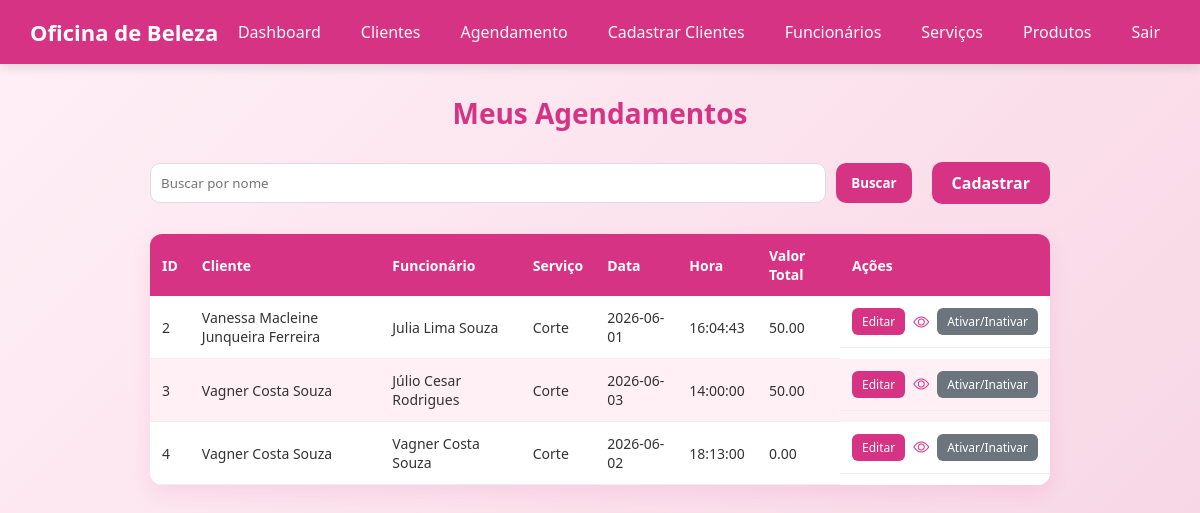
The page /agendamento-lista.php on the database as committed earlier.
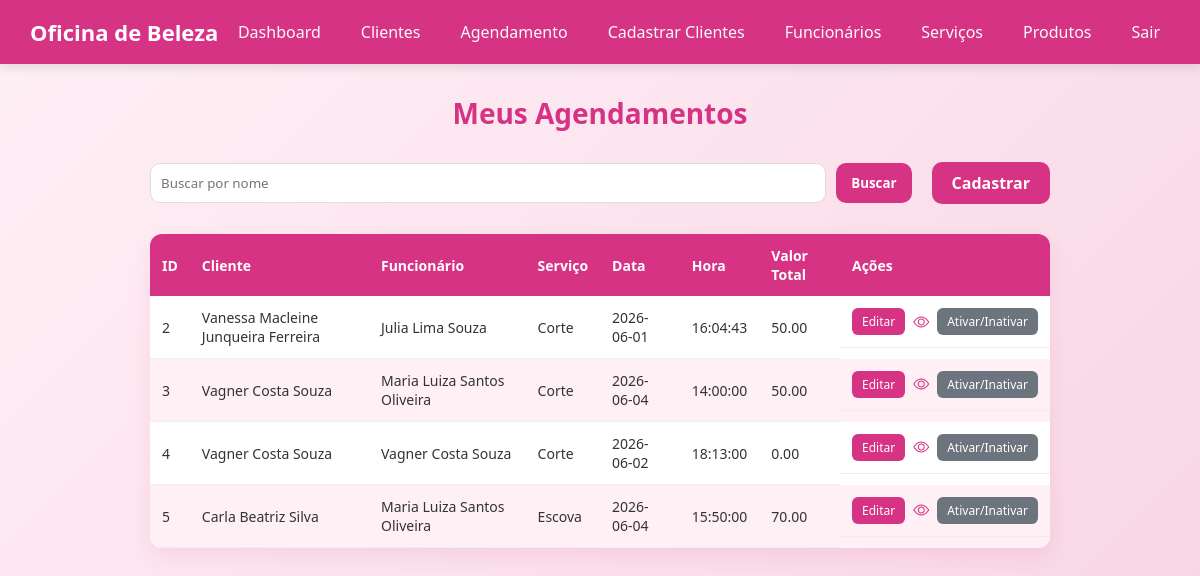
The same page on the database as committed later.
### tables this page shows
CREATE TABLE IF NOT EXISTS `tb_agendamento` (
  `id` int(11) NOT NULL AUTO_INCREMENT,
  `id_cliente` int(11) NOT NULL,
  `id_funcionario` int(11) NOT NULL,
  `id_servico` int(11) NOT NULL,
  `data` date NOT NULL DEFAULT current_timestamp(),
  `hora` time NOT NULL DEFAULT current_timestamp(),
  `valor` decimal(10,2) NOT NULL,
  `status` enum('Cancelar','Confirmar','Concluído') NOT NULL,
  PRIMARY KEY (`id`),
  KEY `fk_id_cliente` (`id_cliente`),
  KEY `fk_id_funcionario` (`id_funcionario`),
  KEY `fk_id_servico` (`id_servico`),
  CONSTRAINT `fk_id_cliente` FOREIGN KEY (`id_cliente`) REFERENCES `tb_cliente` (`id`) ON DELETE NO ACTION ON UPDATE NO ACTION,
  CONSTRAINT `fk_id_funcionario` FOREIGN KEY (`id_funcionario`) REFERENCES `tb_funcionario` (`id`) ON DELETE NO ACTION ON UPDATE NO ACTION,
  CONSTRAINT `fk_id_servico` FOREIGN KEY (`id_servico`) REFERENCES `tb_servico` (`id`) ON DELETE NO ACTION ON UPDATE NO ACTION
);

CREATE TABLE IF NOT EXISTS `tb_cliente` (
  `id` int(11) NOT NULL AUTO_INCREMENT,
  `nome` varchar(200) NOT NULL,
  `data_nascimento` date NOT NULL,
  `endereco` varchar(150) NOT NULL,
  `email` varchar(200) NOT NULL,
  `telefone` varchar(15) NOT NULL,
  `cidade` varchar(150) NOT NULL,
  `estado` varchar(100) NOT NULL,
  `data_cadastro` datetime NOT NULL DEFAULT current_timestamp(),
  `status` enum('ativo','inativo') NOT NULL,
  PRIMARY KEY (`id`),
  UNIQUE KEY `email` (`email`)
);

CREATE TABLE IF NOT EXISTS `tb_funcionario` (
  `id` int(11) NOT NULL AUTO_INCREMENT,
  `nome` varchar(200) NOT NULL,
  `email` varchar(200) NOT NULL,
  `telefone` varchar(15) NOT NULL,
  `senha` varchar(200) NOT NULL,
  `token` varchar(50) DEFAULT NULL,
  `data_cadastro` datetime NOT NULL DEFAULT current_timestamp(),
  `status` enum('ativo','inativo') NOT NULL DEFAULT 'ativo',
  PRIMARY KEY (`id`),
  UNIQUE KEY `email` (`email`)
);

CREATE TABLE IF NOT EXISTS `tb_servico` (
  `id` int(11) NOT NULL AUTO_INCREMENT,
  `nome_servico` varchar(200) NOT NULL,
  `descricao` text NOT NULL,
  `preco` decimal(10,2) NOT NULL,
  `duracao` varchar(50) NOT NULL,
  `categoria` enum('Cabelo','Unha','Sobrancelha','Maquiagem') NOT NULL,
  `data_cadastro` datetime NOT NULL DEFAULT current_timestamp(),
  `status` enum('ativo','inativo') NOT NULL DEFAULT 'ativo',
  PRIMARY KEY (`id`)
);

### backend/funcoes.php (called while the page is built, shortened)
<?php
require_once 'conexao.php';
function listarAgendamento()
{
    global $conexao;
    try {
        $sql = "SELECT
            tb_agendamento.*,
            tb_cliente.nome,
            tb_funcionario.nome as funcionario,
            tb_servico.nome_servico
        FROM tb_agendamento
        INNER JOIN tb_cliente ON tb_cliente.id = tb_agendamento.id_cliente
        INNER JOIN tb_funcionario ON tb_funcionario.id = tb_agendamento.id_funcionario
        INNER JOIN tb_servico ON tb_servico.id = tb_agendamento.id_servico
        ";
        $comando = $conexao->prepare($sql);
        $comando->execute();
        return $comando->fetchAll(PDO::FETCH_ASSOC);
    } catch (PDOException $erro) {
        error_log($erro->getMessage());
        echo "Não foi possível executar a função";
    }
}

### agendamento-lista.php (the view, shortened to what this page needs)
<?php
require_once 'backend/funcoes.php';
$agendamentos = listarAgendamento();
?>
<!DOCTYPE html>
<html lang="pt-br">
<head>
    <link rel="stylesheet" href="assets/css/style.css" />
    <link rel="stylesheet" href="assets/css/funcionario/clientes.css">
    <link rel="stylesheet" href="https://cdn.jsdelivr.net/npm/bootstrap-icons@1.11.3/font/bootstrap-icons.min.css">
</head>
<body>
    <?php require_once 'includes/header.php';
    ?>
    <main>
        <h1 class="titulo-pagina">Meus Agendamentos</h1>
        <div class="top-actions">
            <div class="search-box">
                <input type="text" placeholder="Buscar por nome">
                <button class="btn buscar">Buscar</button>
            </div>
            <div class="action-buttons">
                <a href="cadastrar-agendamento.php" class="btn">Cadastrar</a>
            </div>
        </div>
        <div class="table-container">
            <table>
                <thead>
                    <tr>
                        <th>ID</th>
                        <th>Cliente</th>
                        <th>Funcionário</th>
                        <th>Serviço</th>
                        <th>Data</th>
                        <th>Hora</th>
                        <th>Valor Total</th>
                        <th>Ações</th>
                    </tr>
                </thead>
                <tbody>
                    <?php
                    foreach ($agendamentos as $agendamento):
                    ?>
                        <tr>
                            <td><?php echo  $agendamento['id']; ?></td>
                            <td><?php echo $agendamento['nome']; ?></td>
                            <td><?php echo $agendamento['funcionario']; ?></td>
                            <td><?php echo $agendamento['nome_servico']; ?></td>
                            <td><?php echo $agendamento['data']; ?></td>
                            <td><?php echo $agendamento['hora']; ?></td>
                            <td><?php echo $agendamento['valor']; ?></td>
                            <td class="acoes">
                                <a class="table-btn editar " href="editar-agendamento.php?id=<?php echo $agendamento['id']; ?>">Editar</a>
                                <a href="#" class="btn-visualizar">
                                    <i class="bi bi-eye"></i>
                                </a>
                                <a href="#" class="table-btn status">Ativar/Inativar</a>
                            </td>
                        </tr>
                    <?php
                    endforeach;
                    ?>
                </tbody>
            </table>
        </div>
    </main>
</body>

### includes/header.php
<header>
    <p> Oficina de Beleza </p>
    <nav>
        <ul>
            <a href="dashboard.php">
                <li>Dashboard</li>
            </a>
            <a href="clientes-lista.php">
                <li>Clientes</li>
            </a>
            <a href="agendamento-lista.php">
                <li>Agendamento</li>
            </a>
            <a href="clientes.php">
                <li>Cadastrar Clientes</li>
            </a>
            <a href="funcionarios-lista.php">
                <li>Funcionários</li>
            </a>
            <a href="servicos-lista.php">
                <li>Serviços</li>
            </a>
            <a href="produtos-lista.php">
                <li>Produtos</li>
            </a>
            <a href="sair.php">
                <li>Sair</li>
            </a>
        </ul>
    </nav>
</header>

### assets/css/style.css (style rules this page uses)
header { background: #d63384; padding: 15px 30px; display: flex; justify-content: space-between; align-items: center; color: white; box-shadow: 0 4px 10px rgba(0,0,0,0.1); }
header p { font-size: 22px; font-weight: bold; }
nav ul { display: flex; list-style: none; gap: 20px; }
nav ul a li { color: rgb(252, 250, 250); font-weight: 500; padding: 6px 10px; border-radius: 8px; transition: 0.3s; }
nav a { text-decoration: none; }
* { margin: 0; padding: 0; box-sizing: border-box; font-family: 'Segoe UI', Tahoma, Geneva, Verdana, sans-serif; }
body { background: linear-gradient(135deg, #fff0f6, #f8d7e5); color: #333; }

### assets/css/funcionario/clientes.css (style rules this page uses)
.top-actions { max-width: 900px; margin: 30px auto; display: flex; justify-content: space-between; align-items: center; gap: 20px; }
.search-box { display: flex; gap: 10px; flex: 1; }
.search-box input { flex: 1; padding: 10px; border-radius: 10px; border: 1px solid #ddd; outline: none; transition: 0.3s; }
.btn { padding: 10px 20px; background: #d63384; color: white; border: none; border-radius: 10px; text-decoration: none; cursor: pointer; font-weight: 600; transition: 0.3s; }
.btn.buscar { padding: 10px 15px; }
.action-buttons { display: flex; gap: 10px; }
.table-container { max-width: 900px; margin: 20px auto 40px auto; }
table { width: 100%; border-collapse: collapse; background: #fff; border-radius: 12px; overflow: hidden; box-shadow: 0 8px 20px rgba(214, 51, 132, 0.1); }
table thead { background: #d63384; color: white; }
table th { padding: 12px; text-align: left; font-size: 14px; }
table td { padding: 12px; border-bottom: 1px solid #eee; font-size: 14px; }
table tbody tr:nth-child(even) { background: #fff0f6; }
.acoes { display: flex; gap: 8px; }
.table-btn { padding: 5px 10px; border-radius: 6px; font-size: 12px; text-decoration: none; color: white; transition: 0.3s; }
.table-btn.editar { background: #d63384; }
.btn-visualizar { color: #d63384; text-decoration: none; font-size: 14px; display: flex; align-items: center; gap: 5px; font-weight: 500; }
.btn-visualizar i { font-size: 16px; }
.table-btn.status { background: #6c757d; }
.titulo-pagina { text-align: center; margin: 30px 0; color: #d63384; font-size: 28px; font-weight: bold; }

Rows that differ between the two databases and show on the page:
changed tb_agendamento id 3: id_funcionario.nome "Júlio Cesar Rodrigues" → "Maria Luiza Santos Oliveira"; data "2026-06-03" → "2026-06-04"
added tb_agendamento: id "5", id_cliente.nome "Carla Beatriz Silva", id_funcionario.nome "Maria Luiza Santos Oliveira", id_servico.nome_servico "Escova", data "2026-06-04", hora "15:50:00", valor "70.00"
